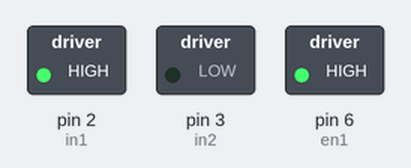
Recording of a sketch running on a simulated Arduino Uno, built with avr-gcc and run on an emulated ATmega328P. Shown: switched loads named in the sketch (green lamp = pin HIGH).

Above: at 0.1 s.
Timing chart, 0 to 1.6 s (numbered marks = the images above):
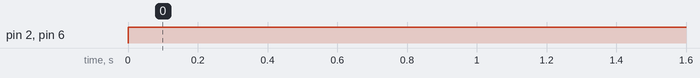

The sketch:

controlspeedofdcmotorwithL293DANDPWM.ino
```cpp
int in1=2;
int in2=3;
int en1=6;


void setup() {
  pinMode(2,OUTPUT);
  pinMode(3,OUTPUT);
  pinMode(6,OUTPUT);

}

void loop() {
  digitalWrite(in1,HIGH);
  digitalWrite(in2,LOW);
  analogWrite(en1,255);
  delay(100);

}
```

Measured:
- by itself, pin 2 (in1), pin 6 (en1): LOW → HIGH at 0.00 s
